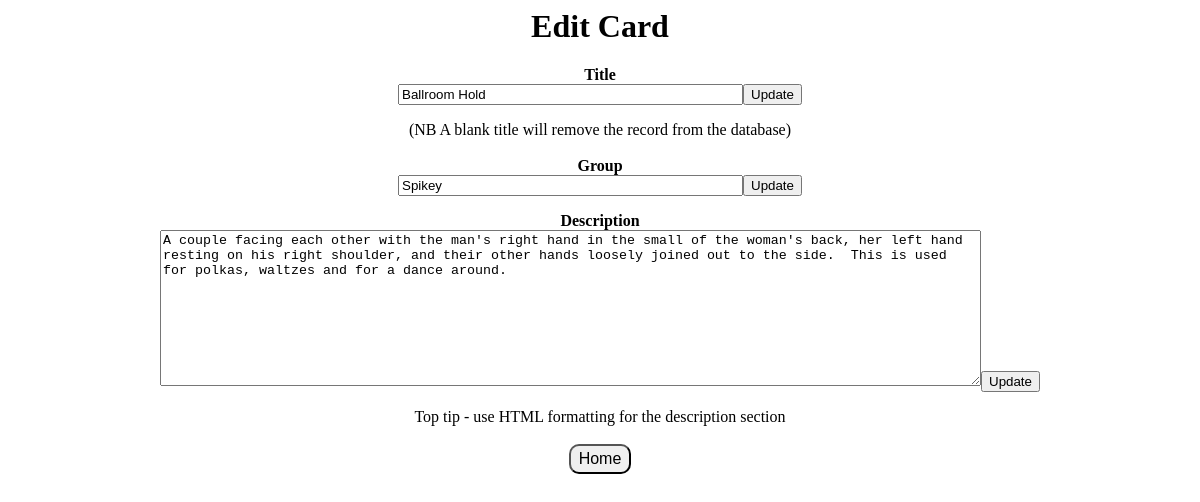
Page /edit_card.php?cardId=3 on the committed database.
### tables this page shows
CREATE TABLE cards (
card_id integer PRIMARY KEY,
title TEXT NOT NULL,
description TEXT
, grouping TEXT);

### database.php (called while the page is built, shortened)
<?php
function GetTitle($cardId, $db)
{
    $sth = $db->prepare("SELECT title FROM cards where card_id=\"".$cardId."\"");
    $sth->execute();
    $row = $sth->fetch();
    if ($row != null) {
        return $row['title'];
    }
    return "Card not found";
}
function GetGroup($cardId, $db)
{
    $sth = $db->prepare("SELECT grouping FROM cards where card_id=\"".$cardId."\"");
    $sth->execute();
    $row = $sth->fetch();
    if ($row != null) {
        return $row['grouping'];
    }
    return "Card not found";
}
function GetDesc($cardId, $db)
{
    $sth = $db->prepare("SELECT description FROM cards where card_id=\"".$cardId."\"");
    $sth->execute();
    $row = $sth->fetch();
    if ($row != null) {
        return $row['description'];
    }
    return "Card not found";
}
?>

### edit_card.php (the view)
<?php
include "database.php";
include "header.php";
$cardId = $_GET['cardId'];
echo "</head><body>";
$db = DatabaseInit();
echo "<center>";
echo "<h1>Edit Card</h1>";
EditCard($db, $cardId);
echo "<button class=\"button\" type=\"button\" onclick=\"window.location.href='/flashcards/index.php'\">Home</button>";
echo "</body></html>";
function EditCard($db, $cardId)
{
    if ($cardId != -1) {
        $title = GetTitle($cardId, $db);
        $desc = GetDesc($cardId, $db);
        $group = GetGroup($cardId, $db);
    } else {
        $title = "New card title...";
        $desc = "Description...";
        $group = "Group name....";
    }
    echo "<b>Title</b><form action=\"/flashcards/save_title.php/?cardId=", $cardId, "\" method=\"post\">";
    echo "<input type=\"text\" size=\"40\" name=\"title\" value=\"", $title, "\">";
    echo "<input type=\"submit\" value=\"Update\"></form>";
    echo "(NB A blank title will remove the record from the database)<br><br>";
    echo "<b>Group</b><form action=\"/flashcards/save_group.php/?cardId=", $cardId, "\" method=\"post\">";
    echo "<input type=\"text\" size=\"40\" name=\"group\" value=\"", $group, "\">";
    echo "<input type=\"submit\" value=\"Update\"></form>";
    echo "<b>Description</b><form action=\"/flashcards/save_desc.php/?cardId=", $cardId, "\" method=\"post\">";
    echo "<textarea id=\"desc\" rows=\"10\" cols=\"100\" wrap=\"hard\" name=\"desc\">", $desc, "</textarea>";
    echo "<input type=\"submit\" value=\"Update\">";
    echo "</form>";
    echo "Top tip - use HTML formatting for the description section<br><br>";
}
?>

### cards.css (style rules this page uses)
.button { border-radius:10px; font-size: 16px; padding: 4px 8px; }

### rows in the picture
cards: title "Ballroom Hold", group "Spikey", desc "A couple facing each other with the man's right hand in the small of the woman's back, her left hand resting on his right shoulder, and their other hands loosely joined out to the side. This is used for polkas, waltzes and for a dance around."
